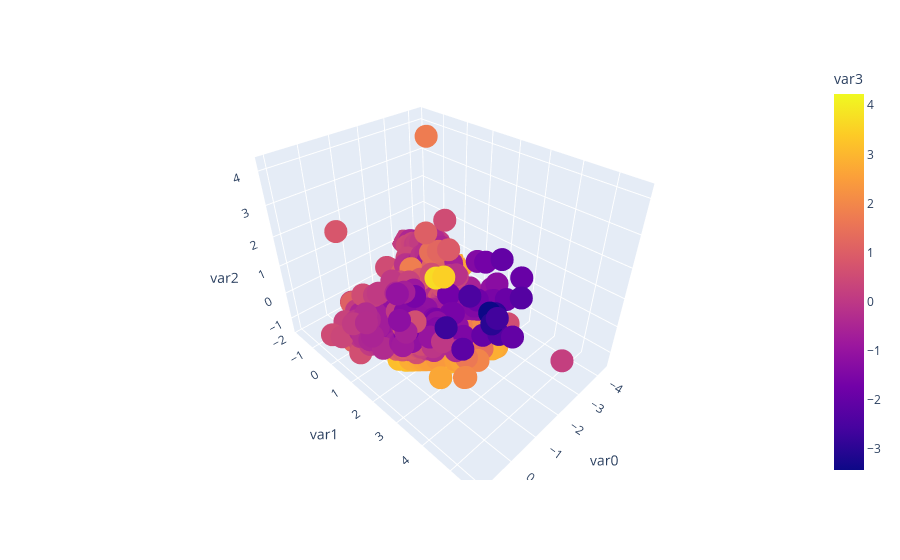

The cell this chart's notebook holds for it:
### Code cell
px.scatter_3d(transformed_df.head(1000), x = 'var0', y = 'var1', z = 'var2', color = 'var3', opacity = 1)

### Figure 1 — Plotly figure (JSON) as saved in the notebook; plotly's stock layout.template omitted (floating-point values rounded to 4 significant figures; data arrays with more than 128 entries replaced by an {"elided": "..."} marker saying what was removed)
{"data": [{"hovertemplate": "var0=%{x}<br>var1=%{y}<br>var2=%{z}<br>var3=%{marker.color}<extra></extra>", "legendgroup": "", "marker": {"color": {"elided": "1000 float values"}, "coloraxis": "coloraxis", "opacity": 1, "symbol": "circle"}, "mode": "markers", "name": "", "scene": "scene", "showlegend": false, "type": "scatter3d", "x": {"elided": "1000 float values"}, "y": {"elided": "1000 float values"}, "z": {"elided": "1000 float values"}}], "layout": {"coloraxis": {"colorbar": {"title": {"text": "var3"}}, "colorscale": [[0, "#0d0887"], [0.1111, "#46039f"], [0.2222, "#7201a8"], [0.3333, "#9c179e"], [0.4444, "#bd3786"], [0.5556, "#d8576b"], [0.6667, "#ed7953"], [0.7778, "#fb9f3a"], [0.8889, "#fdca26"], [1, "#f0f921"]]}, "legend": {"tracegroupgap": 0}, "margin": {"t": 60}, "scene": {"domain": {"x": [0, 1], "y": [0, 1]}, "xaxis": {"title": {"text": "var0"}}, "yaxis": {"title": {"text": "var1"}}, "zaxis": {"title": {"text": "var2"}}}}}
